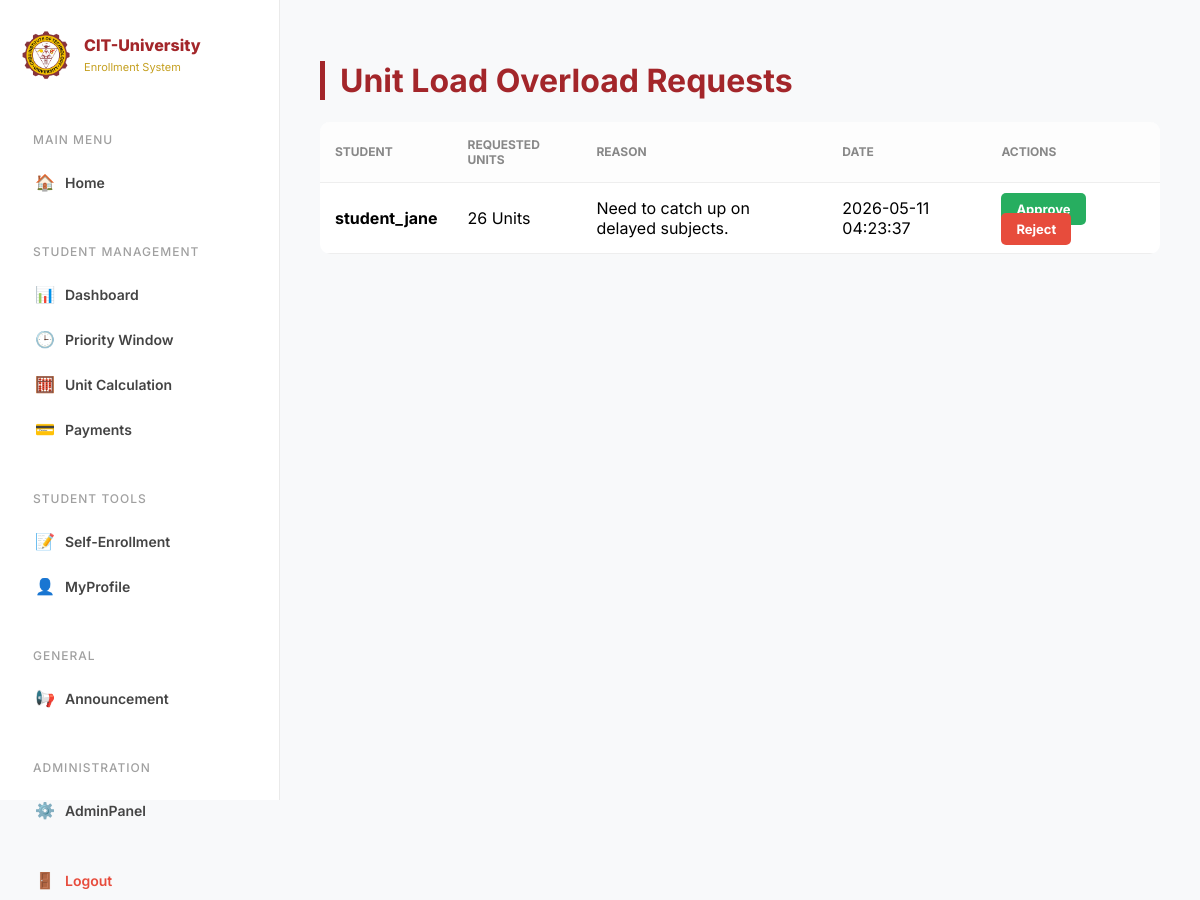
Page /admin_overload.php (signed in) on the committed database.
### tables this page shows
CREATE TABLE `overload_requests` (
  `id` int NOT NULL AUTO_INCREMENT,
  `user_id` int NOT NULL,
  `requested_units` int NOT NULL,
  `reason` text,
  `status` enum('pending','approved','rejected') DEFAULT 'pending',
  `created_at` timestamp NULL DEFAULT CURRENT_TIMESTAMP,
  PRIMARY KEY (`id`),
  KEY `user_id` (`user_id`),
  CONSTRAINT `overload_requests_ibfk_1` FOREIGN KEY (`user_id`) REFERENCES `users` (`id`)
);

CREATE TABLE `users` (
  `id` int NOT NULL AUTO_INCREMENT,
  `username` varchar(50) NOT NULL,
  `password` varchar(255) NOT NULL,
  `email` varchar(100) DEFAULT NULL,
  `max_units` int DEFAULT '21',
  `balance_due` decimal(10,2) DEFAULT '50000.00',
  `role` enum('student','admin') DEFAULT 'student',
  PRIMARY KEY (`id`)
);

### admin_overload.php (the view, shortened to what this page needs)
<?php
include 'db.php';
$requests = mysqli_query($conn, "SELECT r.*, u.username FROM overload_requests r JOIN users u ON r.user_id = u.id WHERE r.status = 'pending'");
?>
<!DOCTYPE html>
<html lang="en">
<head>
</head>
<body>
    <?php include 'includes/sidebar.php'; ?>
    <main class="main-content">
        <h1>Unit Load Overload Requests</h1>
        <table>
            <thead>
                <tr>
                    <th>Student</th>
                    <th>Requested Units</th>
                    <th>Reason</th>
                    <th>Date</th>
                    <th>Actions</th>
                </tr>
            </thead>
            <tbody>
                <?php while($row = mysqli_fetch_assoc($requests)): ?>
                <tr>
                    <td><strong><?php echo $row['username']; ?></strong></td>
                    <td><?php echo $row['requested_units']; ?> Units</td>
                    <td><?php echo $row['reason']; ?></td>
                    <td><?php echo $row['created_at']; ?></td>
                    <td>
                        <a href="admin_overload.php?action=approve&id=<?php echo $row['id']; ?>" class="btn btn-approve">Approve</a>
                        <a href="admin_overload.php?action=reject&id=<?php echo $row['id']; ?>" class="btn btn-reject">Reject</a>
                    </td>
                </tr>
                <?php endwhile; ?>
            </tbody>
        </table>
    </main>
</body>
</html>

### admin_overload.php (style rules this page uses)
body { display: flex; font-family: 'Inter', sans-serif; background: #f8f9fa; margin: 0; }
.main-content { flex: 1; padding: 40px; }
h1 { color: #A3262A; border-left: 5px solid #A3262A; padding-left: 15px; }
table { width: 100%; border-collapse: collapse; background: white; border-radius: 10px; overflow: hidden; margin-top: 20px; }
th, td { padding: 15px; text-align: left; border-bottom: 1px solid #eee; }
th { background: #fdfdfd; color: #888; text-transform: uppercase; font-size: 12px; }
.btn { padding: 8px 15px; border-radius: 5px; text-decoration: none; font-size: 13px; font-weight: bold; }
.btn-approve { background: #27ae60; color: white; margin-right: 10px; }
.btn-reject { background: #e74c3c; color: white; }

### rows in the picture
overload_requests: user.username "student_jane", requested_units "26", reason "Need to catch up on delayed subjects.", created_at "2026-05-11 04:23:37"
